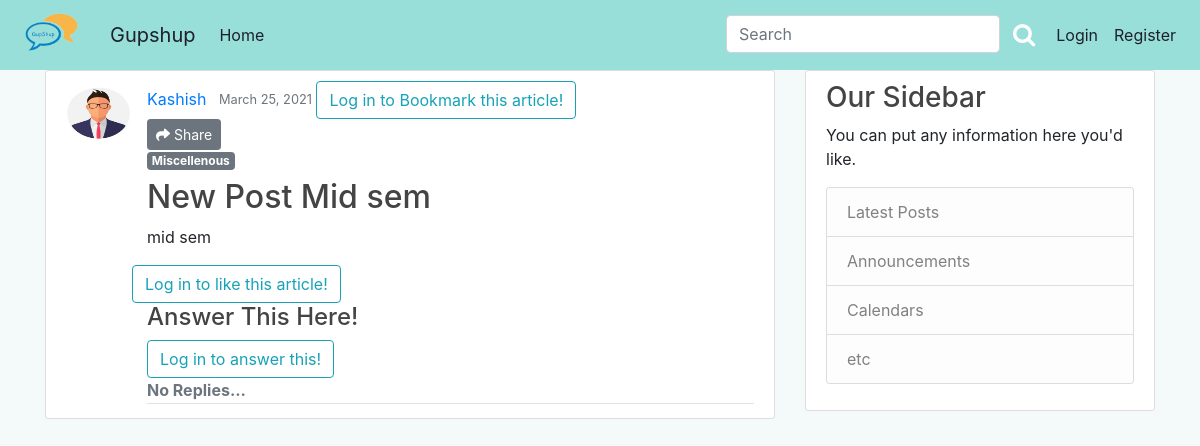
The page /post/92/ on the database as committed earlier.
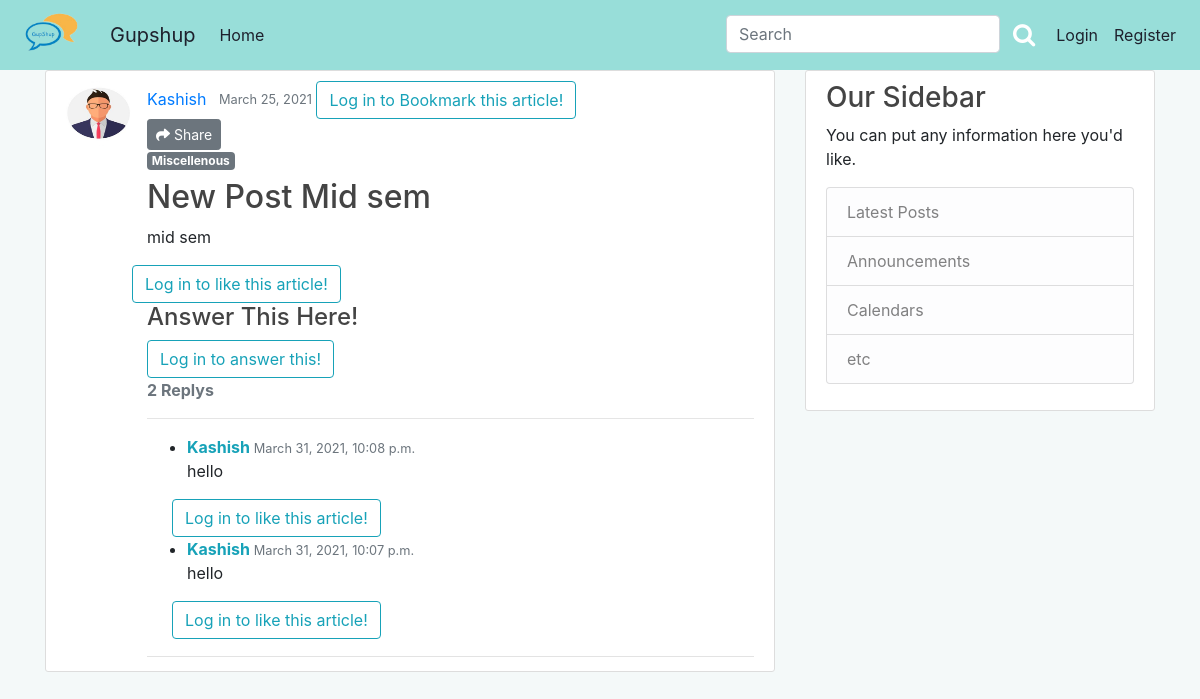
The same page on the database as committed later.
### blog/models.py (models this page shows, shortened)
class Post(models.Model):
    title = models.CharField(max_length=100)
    content = models.TextField()
    date_posted = models.DateTimeField(default=timezone.now)
    author = models.ForeignKey(User, on_delete=models.CASCADE)
    category = models.CharField(
        max_length=20,
        choices=Category_choices,
        default='Miscellenous'
    )
    upvote = models.ManyToManyField(User, related_name='upvote')
    downvote = models.ManyToManyField(User, related_name='downvote')
    bookmark = models.ManyToManyField(User, related_name='bookmark')
    def number_of_downvotes(self):
        return self.downvote.count()
    def number_of_upvotes(self):
        return self.upvote.count()
    @property
    def number_of_comments(self):
        return PostComment.objects.filter(post_connected=self).count()

class PostComment(models.Model):
    post_connected = models.ForeignKey(Post, related_name='comments', on_delete=models.CASCADE)
    author = models.ForeignKey(User, on_delete=models.CASCADE)
    comment = models.TextField()
    date_posted = models.DateTimeField(default=timezone.now)
    upvote_comment = models.ManyToManyField(User, related_name='upvote_comment')
    downvote_comment = models.ManyToManyField(User, related_name='downvote_comment')

### users/models.py (models this page shows, shortened)
class Profile(models.Model):
	user = models.OneToOneField(User, on_delete=models.CASCADE)
	image = models.ImageField(default='default.jpg',upload_to='profile_pics')

### blog/views.py (the view, shortened to what this page needs)
# urls.py: path('post/<int:pk>/', PostDetailView.as_view(), name='post-detail'),
class PostDetailView(DetailView):
    model = Post
    def get_context_data(self, **kwargs):
        data = super().get_context_data(**kwargs)
        post_connected = get_object_or_404(Post, id=self.kwargs['pk'])
        upvoted = False
        downvoted = False
        bookmarked = False
        if post_connected.upvote.filter(id=self.request.user.id).exists():
            upvoted = True
        if post_connected.downvote.filter(id=self.request.user.id).exists():
            downvoted = True
        if post_connected.bookmark.filter(id=self.request.user.id).exists():
            bookmarked = True
        data['number_of_upvotes'] = post_connected.number_of_upvotes()
        data['number_of_downvotes'] = post_connected.number_of_downvotes()
        data['post_is_upvoted'] = upvoted
        data['post_is_downvoted'] = downvoted
        data['post_is_bookmarked'] = bookmarked
        comments_connected = PostComment.objects.filter(
            post_connected=self.get_object()).order_by('-date_posted')
        comment_new = []
        for c in comments_connected:
            upvoted_comment = False
            downvoted_comment = False
            if c.upvote_comment.filter(id=self.request.user.id).exists():
                upvoted_comment = True
            if c.downvote_comment.filter(id=self.request.user.id).exists():
                downvoted_comment = True
            comment_new.append([c.id, upvoted_comment, downvoted_comment])
        data['comments'] = comments_connected
        data['comment_status'] = comment_new
        if self.request.user.is_authenticated:
            data['comment_form'] = NewCommentForm(instance=self.request.user)
        return data

### blog/templates/blog/post_detail.html (shortened to what the changed rows need)
{% extends "blog/base.html" %}
{% load crispy_forms_tags%}
{% load social_share %}
{% block content %}
<article class="media content-section">
	<img class="rounded-circle article-img " src={{object.author.profile.image.url}}>
	<div class="media-body">
		<div class="article-metadata">
			<a class="mr-2" href="{% url 'user-posts' object.author.username %}">{{ object.author }}</a>
			<small class="text-muted">{{ object.date_posted|date:"F d, Y" }}</small>
			{% if user.is_authenticated %}
			<form action="{% url 'post-bookmark' object.id %}" method="POST">
				{% csrf_token %}
				{% if post_is_bookmarked%}
				<button type="submit" name="post_id" value="{{object.id}}" class="btn btn-lg" style="float: right;"><i
						class="fas fa-bookmark fa-2x" style="color: red;" aria-hidden="true"></i></button>
				{% else %}
				<button type="submit" name="post_id" value="{{object.id}}" class="btn btn-lg" style="float: right;"><i
						class="far fa-bookmark fa-2x" style="color: red;" aria-hidden="true"></i></button>
				{% endif %}
			</form>
			{% else %}
			<a class="btn btn-outline-info" href="{% url 'login' %}?next={{request.path}}">Log in to Bookmark this
				article!</a><br>
			{% endif %}
			<button type="button" class="btn btn-secondary btn-sm" data-toggle="modal" data-target="#exampleModalCenter">
			<i class="fas fa-share"></i> Share
			</button>
		<h6><span class="badge badge-secondary">{{ object.category }}</span></h6>
		<h2 class="article-title">{{ object.title | safe }} </h2>
		<p class="article-content">{{ object.content| safe }}</p>
		<div class='row'>
			{% if user.is_authenticated %}
			<div >
				<form action="{% url 'post-upvote' object.id %}" method="POST">
					{% csrf_token %}
					{% if post_is_upvoted %}
					<button type="submit" name="post_id" value="{{object.id}}" class="btn btn-lg"><i
							class="fas fa-thumbs-up" aria-hidden="true"></i></button>
					{% else %}
					<button type="submit" name="post_id" value="{{object.id}}" class="btn btn-lg"><i
							class="far fa-thumbs-up" aria-hidden="true"></i></button>
					{% endif %}
				</form>
			</div>
			<div class="my-2" >
				<strong class="text-xl-center">{{ number_of_upvotes }}</strong>
			</div>
			<div>
				<form action="{% url 'post-downvote' object.id %}" method="POST">
					{% csrf_token %}
					{% if post_is_downvoted %}
					<button type="submit" name="post_id" value="{{object.id}}" class="btn btn-lg"><i
							class="fas fa-thumbs-down" aria-hidden="true"></i></button>
					{% else %}
					<button type="submit" name="post_id" value="{{object.id}}" class="btn btn-lg"><i
							class="far fa-thumbs-down" aria-hidden="true"></i></button>
					{% endif %}
				</form>
			</div>
			<div class="my-2" >
				<strong class="text-xl-center">{{ number_of_downvotes }}</strong>
			</div>
			{% else %}
			<a class="btn btn-outline-info" href="{% url 'login' %}?next={{request.path}}">Log in to like this
				article!</a><br>
			{% endif %}
		</div>
		<h4>Answer This Here!</h4>
		<div id="comments_section">
			{% if user.is_authenticated %}
			<form method="POST">
				{% csrf_token %}
				<div class="form-group">
					{{ comment_form|crispy }}
					<button class="btn btn-info" type="submit">Continue Discussion <i
							class="fa fa-comments"></i></button>
				</div>
			</form>
			{% else %}
			<a class="btn btn-outline-info" href="{% url 'login' %}?next={{request.path}}">Log in to answer
				this!</a><br>
			{% endif %}
			{% if comments %}
			<strong class="text-secondary">{{ object.number_of_comments }} Reply{{ object.number_of_comments|pluralize}}</strong>
			<hr>
			<ul>
				{% for comment in comments %}
				<li>
					<div>
						<span>
							<strong class="text-info">{{ comment.author }} </strong>
							<small class="text-muted">{{ comment.date_posted }}</small>
						</span>
						<p>
							{{ comment.comment|safe }}
						</p>
					</div>
				<div class='row'>
			{% if user.is_authenticated %}
			<div >
				<form action="{% url 'comment-upvote' object.id comment.id %}" method="POST">
					{% csrf_token %}
					{% for com in comment_status%}
						{% if com.0 == comment.id %}
							{% if com.1  %}
								<button type="submit" name="comment_id" value="{{comment.id}}" class="btn btn-lg"><i
								class="fas fa-thumbs-up" aria-hidden="true"></i></button>
							{% else %}
								<button type="submit" name="comment_id" value="{{comment.id}}" class="btn btn-lg"><i
								class="far fa-thumbs-up" aria-hidden="true"></i></button>
							{% endif %}
					{% endif %}
					{% endfor %}
				</form>
			</div>
			<div class="my-2" >
				<strong class="text-xl-center">{{ comment.number_of_upvotes_comment }}</strong>
			</div>
			<div>
				<form action="{% url 'comment-downvote' object.id comment.id%}" method="POST">
					{% csrf_token %}
					{% for com in comment_status%}
						{% if com.0 == comment.id %}
							{% if com.2  %}
								<button type="submit" name="comment_id" value="{{comment.id}}" class="btn btn-lg"><i
							class="fas fa-thumbs-down" aria-hidden="true"></i></button>
						{% else %}
						<button type="submit" name="comment_id" value="{{comment.id}}" class="btn btn-lg"><i
							class="far fa-thumbs-down" aria-hidden="true"></i></button>
						{% endif %}
					{% endif %}
					{% endfor %}
				</form>
			</div>
			<div class="my-2" >
				<strong class="text-xl-center">{{ comment.number_of_downvotes_comment  }}</strong>
			</div>
			{% else %}
			<a class="btn btn-outline-info" href="{% url 'login' %}?next={{request.path}}">Log in to like this
				article!</a><br>
			{% endif %}
		</div>
				</li>
				{% endfor %}
			</ul>
			{% else %}
			<strong class="text-secondary">No Replies...</strong>
			{% endif %}
		</div>
	</div>
</article>
{% endblock content %}

Rows that differ between the two databases and show on the page:
shown differently, row unchanged: Post "New Post Mid sem": number_of_comments (not shown) → "2"
added PostComment: author "Kashish", date_posted "March 31, 2021, 10:08 p.m.", comment "hello"
added PostComment: author "Kashish", date_posted "March 31, 2021, 10:07 p.m.", comment "hello"
Other text that changed with them:
text no longer shown: "No Replies..."
text now shown: "Reply"
